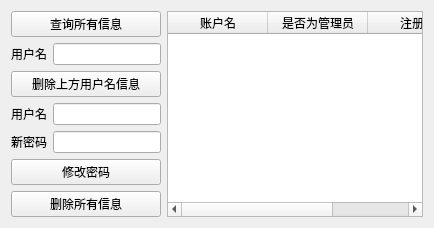
      <widget class="QWidget" name="page_3">
       <layout class="QGridLayout" name="gridLayout_10">
        <item row="0" column="0">
         <layout class="QHBoxLayout" name="horizontalLayout_53">
          <item>
           <layout class="QGridLayout" name="gridLayout_7">
            <item row="0" column="0" colspan="2">
             <widget class="QPushButton" name="m_ShowBtn">
              <property name="text">
               <string>查询所有信息</string>
              </property>
             </widget>
            </item>
            <item row="1" column="0">
             <widget class="QLabel" name="m_DeleteNameLabel">
              <property name="text">
               <string>用户名</string>
              </property>
             </widget>
            </item>
            <item row="1" column="1">
             <widget class="QLineEdit" name="m_DeleteNameLineEdit"/>
            </item>
            <item row="2" column="0" colspan="2">
             <widget class="QPushButton" name="m_DeleteBtn">
              <property name="text">
               <string>删除上方用户名信息</string>
              </property>
             </widget>
            </item>
            <item row="3" column="0">
             <widget class="QLabel" name="m_ChangeNameLabel">
              <property name="text">
               <string>用户名</string>
              </property>
             </widget>
            </item>
            <item row="3" column="1">
             <widget class="QLineEdit" name="m_ChangeNameLineEdit"/>
            </item>
            <item row="4" column="0">
             <widget class="QLabel" name="m_NewPasswordLabel">
              <property name="text">
               <string>新密码</string>
              </property>
             </widget>
            </item>
            <item row="4" column="1">
             <widget class="QLineEdit" name="m_ChangePasswordLineEdit"/>
            </item>
            <item row="5" column="0" colspan="2">
             <widget class="QPushButton" name="m_ChangeBtn">
              <property name="text">
               <string>修改密码</string>
              </property>
             </widget>
            </item>
            <item row="6" column="0" colspan="2">
             <widget class="QPushButton" name="m_DeleteAllBtn">
              <property name="text">
               <string>删除所有信息</string>
              </property>
             </widget>
            </item>
           </layout>
          </item>
          <item>
           <widget class="QTableWidget" name="m_TableWidget">
            <column>
             <property name="text">
              <string>账户名</string>
             </property>
            </column>
            <column>
             <property name="text">
              <string>是否为管理员</string>
             </property>
            </column>
            <column>
             <property name="text">
              <string>注册人</string>
             </property>
            </column>
           </widget>
          </item>
         </layout>
        </item>
       </layout>
      </widget>
